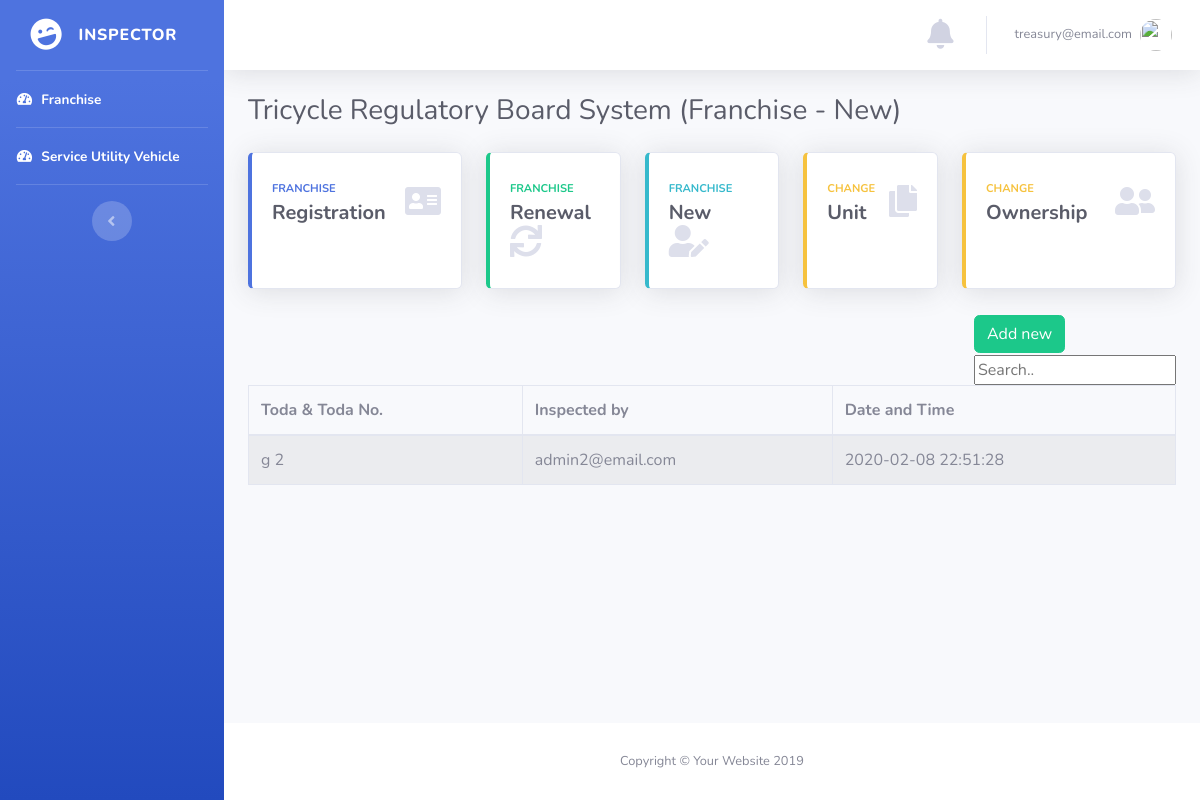
Page /insp/index.php (signed in) on the committed database.
### tables this page shows
CREATE TABLE `inspected` (
  `userid` int(11) NOT NULL,
  `toda_no` varchar(225) NOT NULL,
  `toda` varchar(255) NOT NULL,
  `inspector` varchar(225) NOT NULL,
  `ins_date` text NOT NULL,
  `status` int(6) NOT NULL,
  `seen_status` int(11) NOT NULL DEFAULT '1'
);

### insp/index.php (the view, shortened to what this page needs)
<?php
require ("../database.php");
?>
<!DOCTYPE html>
<html lang="en">
<head>
  <link href="../vendor/fontawesome-free/css/all.min.css" rel="stylesheet" type="text/css">
  <link href="../css/sb-admin-2.min.css" rel="stylesheet">
</head>
<body id="page-top">
  <?php require('navigation.php');  ?>
        <div class="container-fluid">
          <div class="d-sm-flex align-items-center justify-content-between mb-4">
            <h1 class="h3 mb-0 text-gray-800">Tricycle Regulatory Board System (Franchise - New)</h1>
          </div>
          <div class="row">
            <div class="col-xl-3 col-md-6 mb-4">
              <a href="registration.php">
              <div class="card border-left-primary shadow h-100 py-2">
                <div class="card-body">
                  <div class="row no-gutters align-items-center">
                    <div class="col mr-2">
                      <div class="text-xs font-weight-bold text-primary text-uppercase mb-1">Franchise</div>
                      <div class="h5 mb-0 font-weight-bold text-gray-800">Registration</div>
                    </div>
                    <div class="col-auto">
                      <i class="fas fa-address-card fa-2x text-gray-300"></i>
                    </div>
                  </div>
                </div>
              </div>
              </a>
            </div>
            <div class="col-xl-2 col-md-6 mb-4">
              <a href="renewal.php">
              <div class="card border-left-success shadow h-100 py-2">
                <div class="card-body">
                  <div class="row no-gutters align-items-center">
                    <div class="col mr-2">
                      <div class="text-xs font-weight-bold text-success text-uppercase mb-1">FRANCHISE</div>
                      <div class="h5 mb-0 font-weight-bold text-gray-800">Renewal</div>
                    </div>
                    <div class="col-auto">
                      <i class="fas fa-sync fa-2x text-gray-300"></i>
                    </div>
                  </div>
                </div>
              </div>
              </a>
            </div>
            <div class="col-xl-2 col-md-6 mb-4">
              <a href="" data-toggle="modal" data-target="#myModal">
              <div class="card border-left-info shadow h-100 py-2">
                <div class="card-body">
                  <div class="row no-gutters align-items-center">
                    <div class="col mr-2">
                      <div class="text-xs font-weight-bold text-info text-uppercase mb-1">Franchise</div>
                      <div class="row no-gutters align-items-center">
                        <div class="col-auto">
                          <div class="h5 mb-0 mr-3 font-weight-bold text-gray-800">New</div>
                        </div>
                      </div>
                    </div>
                    <div class="col-auto">
                      <i class="fas fa-user-edit fa-2x text-gray-300"></i>
                    </div>
                  </div>
                </div>
              </div>
              </a>
            </div>
            <div class="col-xl-2 col-md-6 mb-4">
              <a href="change_unit.php">
              <div class="card border-left-warning shadow h-100 py-2">
                <div class="card-body">
                  <div class="row no-gutters align-items-center">
                    <div class="col mr-2">
                      <div class="text-xs font-weight-bold text-warning text-uppercase mb-1">Change </div>
                      <div class="h5 mb-0 font-weight-bold text-gray-800">Unit</div>
                    </div>
                    <div class="col-auto">
                      <i class="fas fa-copy fa-2x text-gray-300"></i>
                    </div>
                  </div>
                </div>
              </div>
              </a>
            </div>
          <div class="col-xl-3 col-md-6 mb-4">
            <a href="change_ownership.php">
            <div class="card border-left-warning shadow h-100 py-2">
              <div class="card-body">
                <div class="row no-gutters align-items-center">
                  <div class="col mr-2">
                    <div class="text-xs font-weight-bold text-warning text-uppercase mb-1">Change</div>
                    <div class="h5 mb-0 font-weight-bold text-gray-800"> Ownership</div>
                  </div>
                  <div class="col-auto">
                    <i class="fas fa-user-friends fa-2x text-gray-300"></i>
                  </div>
                </div>
              </div>
            </div>
            </a>
          </div>
</div>
          <div style="float:right;">
          <button style=" margin: 1% 0;" class="btn btn-success" data-toggle="modal" data-target="#myModal">Add new</button>
          <input id="myInput" type="text" placeholder="Search.." style="display: block;">
          </div>
      <?php
      $sql = 'select * from inspected where status = 1';
      $statement = $connection->prepare($sql);
      $statement->execute();
      $packages = $statement->fetchAll(PDO::FETCH_OBJ);
      ?>
      <table class="table table-striped table-bordered table-hover" id="dataTables-example" style="margin-top:1%;">
        <thead>
          <tr>
            <th>Toda & Toda No.</th>
            <th>Inspected by</th>
            <th>Date and Time</th>
          </tr>
        </thead>
        <tbody id="myTable">
          <?php foreach($packages as $package): ?>
            <tr id="<?= $package->user_id; ?>">
              <td data-target="fullname"><?= $package->toda;?>  <?= $package->toda_no;?> </td>
              <td data-target="fullname"> <?= $package->inspector;?> </td>
              <td data-target="fullname"> <?= $package->ins_date;?> </td>
            </tr>
          <?php endforeach; ?>
        </tbody>
      </table>
</div>
</div>
      <footer class="sticky-footer bg-white">
        <div class="container my-auto">
          <div class="copyright text-center my-auto">
            <span>Copyright &copy; Your Website 2019</span>
          </div>
        </div>
      </footer>
    </div>
  </div>
</body>
</html>

### rows in the picture
inspected: toda "g", toda_no "2", inspector "admin2@email.com", ins_date "2020-02-08 22:51:28"

### other values in the picture
$username1 "treasury@email.com"
